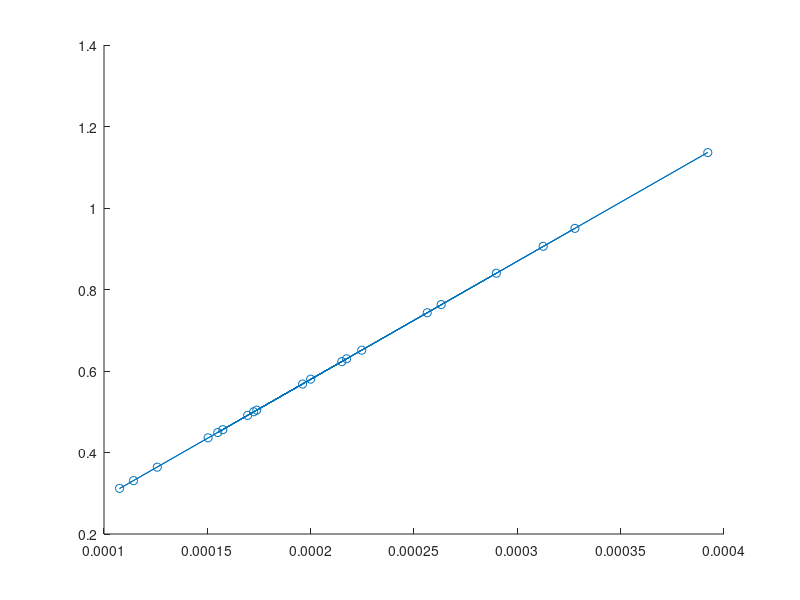

Recreate this plot in MATLAB.
clear;
clc;

v = [0.950, 0.763, 0.449, 0.491, 0.743, 0.906, 1.136, 0.331, 0.312, 0.364, 0.436, 0.630, 0.456, 0.623, 0.504, 0.580, 0.840, 0.651, 0.568, 0.500];
T = [3050, 3800, 6450, 5900, 3900, 3200, 2550, 8750, 9300, 7950, 6650, 4600, 6350, 4650, 5750, 5000, 3450, 4450, 5100, 5800];

Tinv = 1./T;
p = polyfit(Tinv, v, 1);

j = (p(1)*Tinv)+p(2);

hold on;
scatter(Tinv, v);
plot(Tinv,j);
